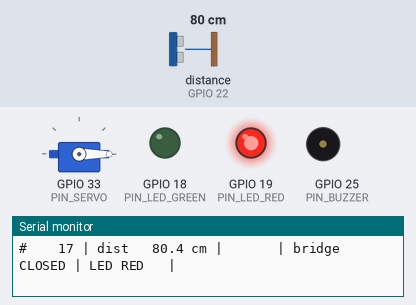
Simulated run of this program. Board: ESP32. Parts: servo, output pins drawn as LEDs (lit = HIGH), buzzer (waves = sounding, pin HIGH), the last lines printed to the serial monitor. Wiring (inferred from the names in the program): ultrasonic range finder: trigger GPIO 23; echo GPIO 22. Inputs (shaded band) come from the test bench; at power-on: distance to the obstacle (sensor on GPIO 22) 80 cm. The echo pulse lasts 58.3 µs per cm; pins used as bus, display or sensor lines are not drawn.

Above: at 1.9 s.
2.0 s: distance to the obstacle (sensor on GPIO 22) set to 13 cm
3.5 s: distance to the obstacle (sensor on GPIO 22) set to 10 cm
At 4.14 s:
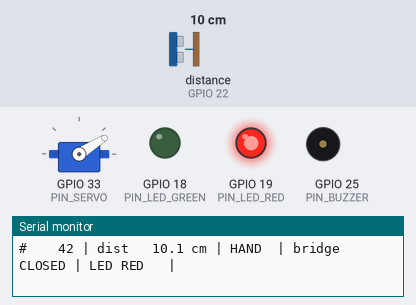
At 6.3 s:
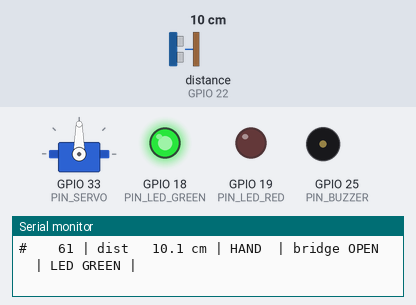
Timing chart, 0 to 7.8 s (numbered marks = the images above; inputs shaded):
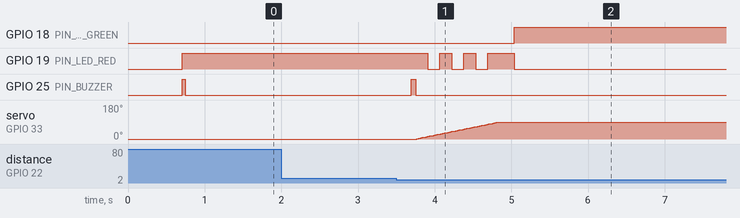

The program:

main.cpp
```cpp
/*
  Toy-car Road Blocker - ESP32 DOIT DevKit V1 on the train-controller PCB
  Firmware v1.2 (2026-10-31)
    v1.0  first sketch (Arduino .ino)
    v1.1  PlatformIO project for VS Code; sensor is a US-025A (3-5.5 V, runs fine on 3.3 V)
    v1.2  test log on the serial monitor (115200): one line per sensor read
          with distance, bridge state, LED colour and any state change

  Start: barrier DOWN (blocked), red LED on.
  Wave a hand in front of the ultrasonic sensor -> barrier rises, green LED.
  Wave again -> barrier lowers, red LED. And so on.
  The hand must be removed before the next wave counts.

  Serial log example (one line per read, ~14 lines/s):
    #   152 | dist   45.3 cm |       | bridge CLOSED | LED RED   |
    #   153 | dist    8.1 cm | HAND  | bridge CLOSED | LED RED   |
    #   155 | dist    7.9 cm | HAND  | bridge OPEN   | LED GREEN | CHANGE: CLOSED -> OPEN
    #   160 | dist  ---  cm |       | bridge OPEN   | LED GREEN |        (--- = no echo / out of range)

  Library: ESP32Servo (installed automatically by PlatformIO, see platformio.ini).
*/
#include <Arduino.h>
#include <ESP32Servo.h>

// ---------------- Pins (from the PCB schematic) ----------------
constexpr int PIN_TRIG      = 23;   // U7 US-025A Trig
constexpr int PIN_ECHO      = 22;   // U7 US-025A Echo
constexpr int PIN_SERVO     = 33;   // S1 MG90S PWM
constexpr int PIN_LED_GREEN = 18;   // R2 -> CN8
constexpr int PIN_LED_RED   = 19;   // R3 -> CN9
constexpr int PIN_BUZZER    = 25;   // R5 -> BZ1

// ---------------- Tuning ----------------
constexpr int   ANGLE_CLOSED      = 0;     // arm horizontal  (tune after fitting the horn)
constexpr int   ANGLE_OPEN        = 90;    // arm vertical
constexpr int   STEP_DELAY_MS     = 12;    // servo speed: ms per degree
constexpr float HAND_CM           = 12.0;  // closer than this = hand
constexpr int   HITS_TO_TRIGGER   = 3;     // consecutive close readings to act
constexpr int   MISSES_TO_REARM   = 5;     // consecutive clear readings before next wave
constexpr unsigned long PING_MS   = 70;    // US-025A: >= 60 ms between pings (out-of-range echo is ~66 ms)
constexpr bool  BUZZER_PASSIVE    = false; // true if BZ1 is a passive piezo
constexpr bool  LOG_EVERY_READ    = true;  // false = log only state changes
constexpr unsigned long SERIAL_BAUD = 115200;

Servo barrier;
bool isOpen       = false;
int  currentAngle = ANGLE_CLOSED;
bool latched      = false;
int  hits = 0, misses = 0;
unsigned long readCount = 0;

// ---------------- Helpers ----------------
const char* bridgeName(bool open) { return open ? "OPEN  " : "CLOSED"; }
const char* ledName(bool open)    { return open ? "GREEN" : "RED  "; }

float readDistanceCm() {
  digitalWrite(PIN_TRIG, LOW);  delayMicroseconds(2);
  digitalWrite(PIN_TRIG, HIGH); delayMicroseconds(10);
  digitalWrite(PIN_TRIG, LOW);
  unsigned long us = pulseIn(PIN_ECHO, HIGH, 25000UL);   // ~4 m timeout
  if (us == 0) return -1;
  return us / 58.0f;
}

void beep(int ms) {
  if (BUZZER_PASSIVE) {
    tone(PIN_BUZZER, 2000, ms);
    delay(ms);
  } else {
    digitalWrite(PIN_BUZZER, HIGH); delay(ms); digitalWrite(PIN_BUZZER, LOW);
  }
}

void showState() {
  digitalWrite(PIN_LED_RED,   isOpen ? LOW  : HIGH);
  digitalWrite(PIN_LED_GREEN, isOpen ? HIGH : LOW);
}

// one log line per read
void logRead(float d, bool hand, bool changed, bool wasOpen) {
  char dist[12];
  if (d < 0) snprintf(dist, sizeof(dist), "  --- ");
  else       snprintf(dist, sizeof(dist), "%6.1f", d);

  char line[128];
  int n = snprintf(line, sizeof(line), "#%6lu | dist %s cm | %s | bridge %s | LED %s |",
                   readCount, dist, hand ? "HAND " : "     ",
                   bridgeName(isOpen), ledName(isOpen));
  if (changed && n > 0 && n < (int)sizeof(line))
    snprintf(line + n, sizeof(line) - n, " CHANGE: %s -> %s",
             wasOpen ? "OPEN" : "CLOSED", isOpen ? "OPEN" : "CLOSED");
  Serial.println(line);
}

// Slow sweep with the red LED blinking while the arm moves
void moveBarrier(int target) {
  barrier.attach(PIN_SERVO, 500, 2400);
  int step = (target > currentAngle) ? 1 : -1;
  unsigned long lastBlink = millis();
  bool red = true;
  digitalWrite(PIN_LED_GREEN, LOW);
  while (currentAngle != target) {
    currentAngle += step;
    barrier.write(currentAngle);
    if (millis() - lastBlink > 150) {
      red = !red;
      digitalWrite(PIN_LED_RED, red);
      lastBlink = millis();
    }
    delay(STEP_DELAY_MS);
  }
  delay(200);
  barrier.detach();          // no hum/jitter, saves the 18650
}

void toggleBarrier() {
  beep(60);
  moveBarrier(isOpen ? ANGLE_CLOSED : ANGLE_OPEN);
  isOpen = !isOpen;
  showState();
}

void setup() {
  Serial.begin(SERIAL_BAUD);
  delay(200);
  Serial.println();
  Serial.println("=== Road Blocker firmware v1.2 ===");
  Serial.printf("Pins: TRIG %d  ECHO %d  SERVO %d  LED_G %d  LED_R %d  BUZZ %d\n",
                PIN_TRIG, PIN_ECHO, PIN_SERVO, PIN_LED_GREEN, PIN_LED_RED, PIN_BUZZER);
  Serial.printf("Hand threshold %.1f cm, %d hits to trigger, ping every %lu ms\n",
                HAND_CM, HITS_TO_TRIGGER, PING_MS);

  pinMode(PIN_TRIG, OUTPUT);
  pinMode(PIN_ECHO, INPUT);
  pinMode(PIN_LED_RED, OUTPUT);
  pinMode(PIN_LED_GREEN, OUTPUT);
  pinMode(PIN_BUZZER, OUTPUT);

  ESP32PWM::allocateTimer(0);
  barrier.setPeriodHertz(50);

  // start blocked
  barrier.attach(PIN_SERVO, 500, 2400);
  barrier.write(ANGLE_CLOSED);
  currentAngle = ANGLE_CLOSED;
  delay(500);
  barrier.detach();

  isOpen = false;
  showState();
  beep(40);
  Serial.printf("Start: bridge %s, LED %s\n", bridgeName(isOpen), ledName(isOpen));
}

void loop() {
  static unsigned long lastPing = 0;
  if (millis() - lastPing < PING_MS) return;
  lastPing = millis();

  float d = readDistanceCm();
  readCount++;
  bool hand = (d > 0 && d < HAND_CM);
  if (hand) { hits++; misses = 0; } else { misses++; hits = 0; }

  bool wasOpen = isOpen;
  bool changed = false;
  if (!latched && hits >= HITS_TO_TRIGGER) {
    latched = true;
    toggleBarrier();
    changed = true;
  }
  if (latched && misses >= MISSES_TO_REARM) latched = false;

  if (LOG_EVERY_READ || changed) logRead(d, hand, changed, wasOpen);
}
```

Measured:
- the behaviour switches between 12 and 11 cm on distance to the obstacle (sensor on GPIO 22) (found by bisection; images 0 and 1)
- after the input at 3.5 s, GPIO 18 (PIN_LED_GREEN): LOW → HIGH after 1.5 s; GPIO 19 (PIN_LED_RED): HIGH → LOW after 0.41 s, then repeats every 0.31 s: HIGH 0.16 s, LOW 0.16 s; GPIO 25 (PIN_BUZZER): LOW → HIGH after 0.20 s, → LOW 0.06 s later; servo on GPIO 33 (PIN_SERVO): moves from 0° to 90° over 1.1 s, starting after 0.27 s
